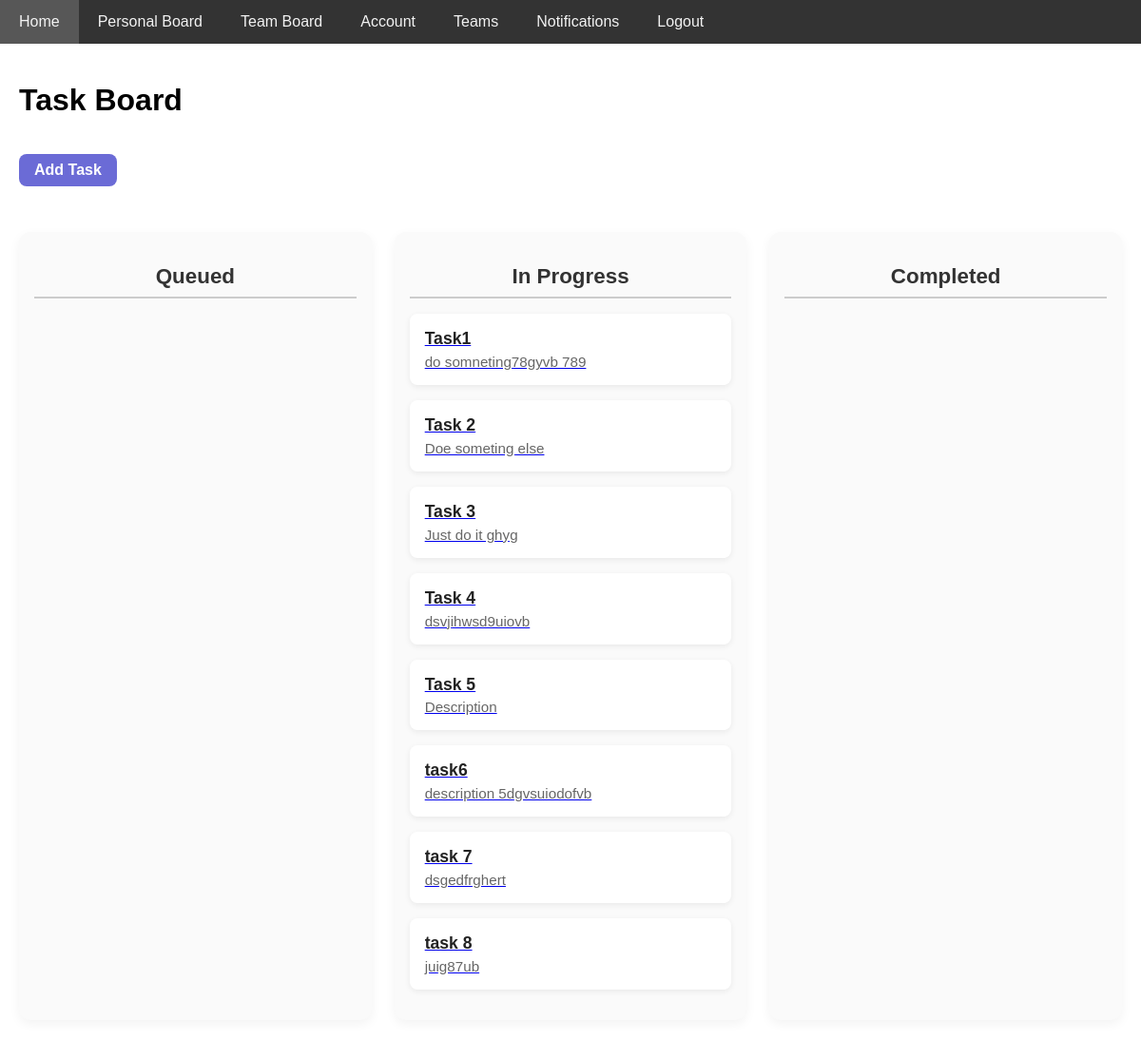
Page /todo/ (signed in) on the earlier database version.
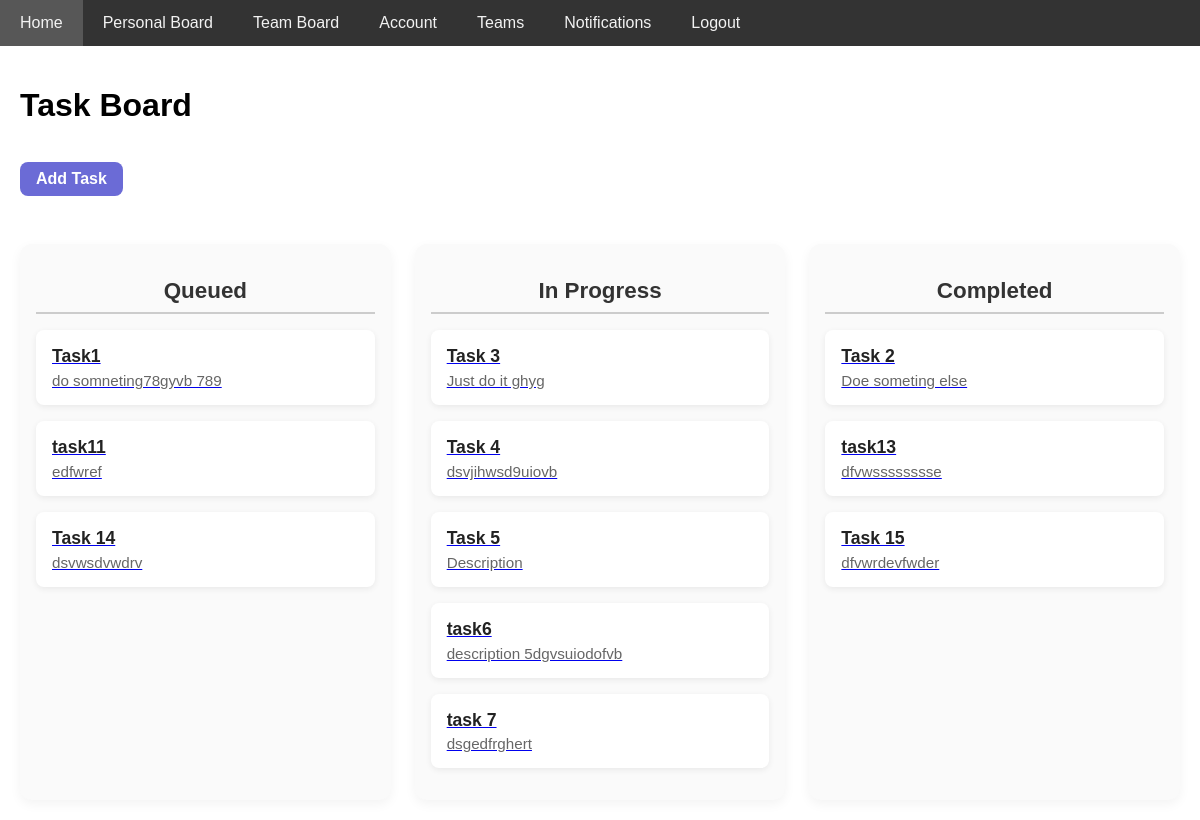
Same page on the later database version.
### TodoManagerApp/models.py (models this page shows)
class Todo(models.Model):
    userID = models.ForeignKey(User, on_delete=models.CASCADE, default=1)
    title = models.CharField(max_length=200)
    description = models.TextField(blank=True)
    status = models.CharField(
        max_length=20,
        choices=[
            ('queued', 'Queued'),
            ('in_progress', 'In Progress'),
            ('completed', 'Completed')
        ],
        default='queued'
    )
    created_at = models.DateTimeField(auto_now_add=True)
    teamID = models.ForeignKey('Team', on_delete=models.CASCADE, null=True, blank=True)

### TodoManagerApp/views.py (the view)
# urls.py: path("todo/", views.todo_board,name = "todo-board"),
def todo_board(request):
    if request.user.is_authenticated:
        todos = Todo.objects.filter(userID=request.user)
        return render(request, 'todo.html', {'todos': todos})
    else:
        return redirect('/members/login_user')

### TodoManagerApp/templates/todo.html (shortened to what this page needs)
{% extends 'base.html' %}
{% block content %}
<h1>Task Board</h1><a href="/addTask" class="AddNew">Add Task</a>
<div class="board">
    <div class="column" id="queued">
        <h2>Queued</h2>
        {% for todo in todos %}
            {% if todo.status == "queued" %}
            <a href="/todoitem/{{todo.id}}">
                <div class="task">
                    <strong>{{ todo.title }}</strong><br>
                    <span>{{ todo.description }}</span>
                </div>
            </a>
            {% endif %}
        {% endfor %}
    </div>
    <div class="column" id="in-progress">
        <h2>In Progress</h2>
        {% for todo in todos %}
            {% if todo.status == "in_progress" %}
            <a href="/todoitem/{{todo.id}}">
            <div class="task">
                <strong>{{ todo.title }}</strong><br>
                <span>{{ todo.description }}</span>
            </div>
        </a>
            {% endif %}
        {% endfor %}
    </div>
    <div class="column" id="completed">
        <h2>Completed</h2>
        {% for todo in todos %}
            {% if todo.status == "completed" %}
            <a href="/todoitem/{{todo.id}}">
            <div class="task">
                <strong>{{ todo.title }}</strong><br>
                <span>{{ todo.description }}</span>
            </div>
        </a>
            {% endif %}
        {% endfor %}
    </div>
</div>
{% endblock %}

### TodoManagerApp/templates/base.html (shortened to what this page needs)
<!DOCTYPE html>
<html lang="en">
<head>
</head>
<body>
    <nav>
        <a href="/home">Home</a>
        {% if user.is_authenticated %}
        <a href="/todo">Personal Board</a>
        <a href="/teamboard/{{0}}">Team Board</a>
        <a href="/members/account">Account</a>
        <a href="/teams">Teams</a>
        <a href="/notifications">Notifications</a>
        <a href="/members/logout_user/">Logout</a>
        {% else %}
        <a href="/members/login_user/">Login</a>
        {% endif %}
    </nav>
    <div class="content">
        {% block content %}
        {% endblock %}
    </div>
</body>
</html>

### TodoManagerApp/templates/base.html (style rules this page uses)
body { margin: 0; font-family: Arial, sans-serif; }
nav { background-color: #333; overflow: hidden; }
nav a { float: left; display: block; color: #f2f2f2; text-align: center; padding: 14px 20px; text-decoration: none; }
.content { padding: 20px; }

### TodoManagerApp/templates/todo.html (style rules this page uses)
.board { display: flex; gap: 1.5rem; margin-top: 2rem; flex-wrap: wrap; }
.column { flex: 1; min-width: 250px; background-color: #fafafa; padding: 1rem; border-radius: 12px; box-shadow: 0 4px 12px rgba(0,0,0,0.05); }
.column h2 { text-align: center; font-size: 1.4rem; margin-bottom: 1rem; color: #333; border-bottom: 2px solid #ccc; padding-bottom: 0.5rem; }
.task { background-color: #ffffff; padding: 1rem; margin-bottom: 1rem; border-radius: 8px; box-shadow: 0 2px 6px rgba(0,0,0,0.07); transition: transform 0.2s ease; }
.task strong { font-size: 1.1rem; color: #222; }
.task span { display: block; margin-top: 0.3rem; color: #666; font-size: 0.95rem; }
.AddNew { display: inline-block; margin-top: 1rem; margin-bottom: 1rem; padding: 0.5rem 1rem; background-color: #6b6bd6; color: white; text-decoration: none; border-radius: 8px; font-weight: bold; transition: background-color 0.3s ease; }

Differences in the rows shown:
no longer on this page (row edited): Todo: title "task 8", description "juig87ub", shown under "In Progress"
changed Todo "Task1": moves from the list under "In Progress" to the list under "Queued"
added Todo: title "task11", description "edfwref", shown under "Queued"
added Todo: title "Task 14", description "dsvwsdvwdrv", shown under "Queued"
changed Todo "Task 2": moves from the list under "In Progress" to the list under "Completed"
added Todo: title "task13", description "dfvwsssssssse", shown under "Completed"
added Todo: title "Task 15", description "dfvwrdevfwder", shown under "Completed"
